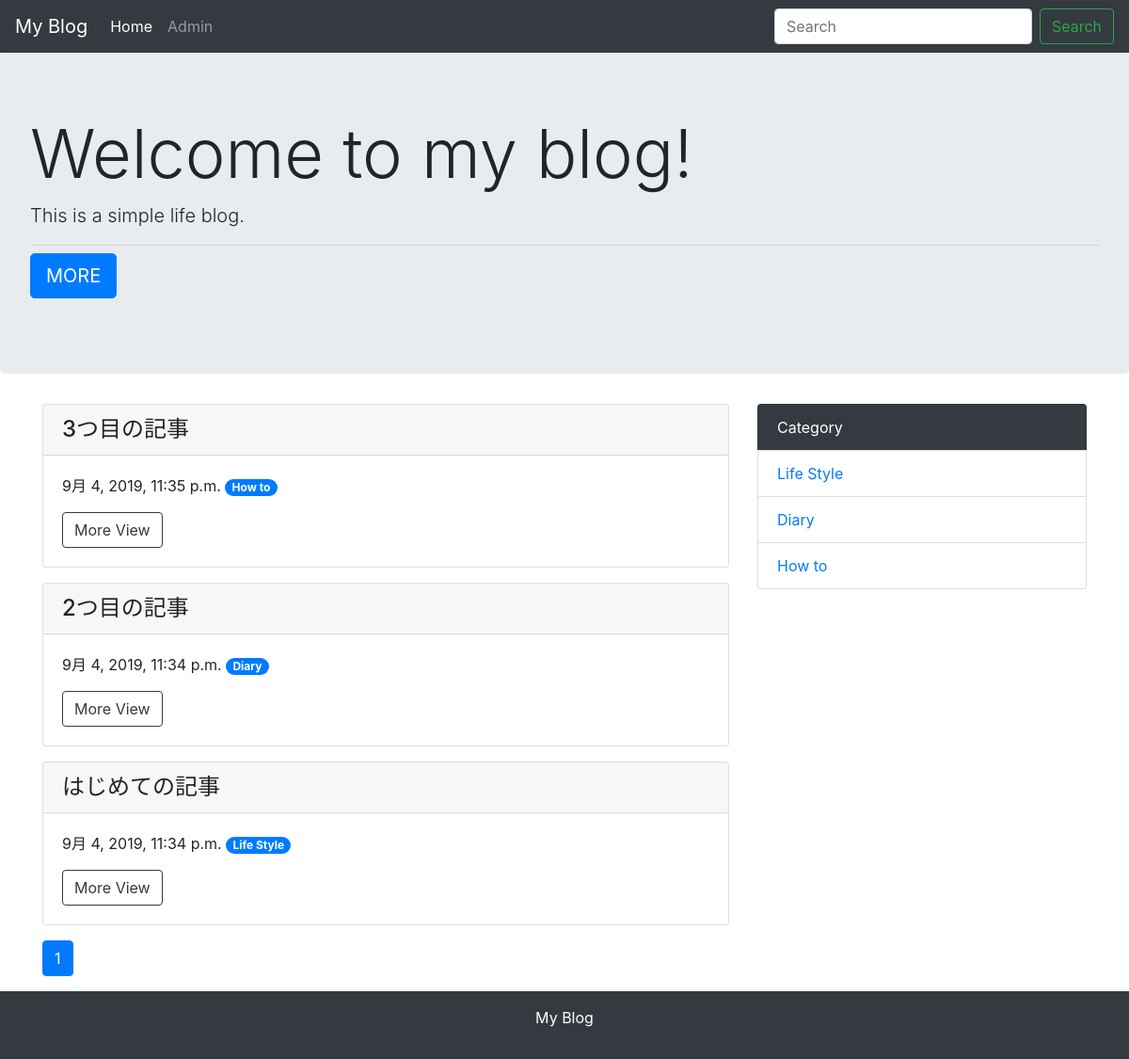
The app's page / (signed in) with its own data.
### blog/models.py (models this page shows, shortened)
class Post(models.Model):
    title = models.CharField('タイトル', max_length=150)
    text = models.TextField('本文')
    created_at = models.DateTimeField('作成日', default=timezone.now)
    category = models.ForeignKey(
        Category, verbose_name='カテゴリ', on_delete=models.PROTECT
    )

class Category(models.Model):
    name = models.CharField('カテゴリ名', max_length=150)
    def __str__(self):
        return self.name

### blog/views.py (the view)
# urls.py: path('', views.IndexView.as_view(), name='index'),
class IndexView(generic.ListView):
    model = Post
    paginate_by = 15
    def get_queryset(self):
        queryset = Post.objects.order_by('-created_at')
        keyword = self.request.GET.get('keyword')
        if keyword:
            queryset = queryset.filter(
                Q(title__icontains=keyword) | Q(text__icontains=keyword)
            )
        return queryset

### blog/context_processors.py (called while the page is built)
def common(request):
    context = {
        'category_list':Category.objects.all(),
    }
    return context

### blog/templatetags/mytag.py (called while the page is built)
@register.simple_tag
def url_replace(request, field, value):
    url_dict = request.GET.copy()
    url_dict[field] = value
    return url_dict.urlencode()

### blog/templates/blog/post_list.html
{% extends 'blog/base.html' %}
{% block content %}
{% for post in post_list %}
    <div class="card mb-3">
     <h4 class="card-header bg-gray">{{ post.title }}</h4>
      <div class="card-body">
        <p>{{ post.created_at }} <span class="badge badge-pill badge-primary">{{ post.category }}</span></p>
        <a href="{% url 'blog:detail' post.pk %}" class="btn btn-outline-dark">More View</a>
      </div>
    </div>
{% endfor %}
    {% include 'blog/page.html' %}
{% endblock %}

### blog/templates/blog/base.html (shortened to what this page needs)
<!doctype html>
<html lang="ja">
  <head>
    <link rel="stylesheet" href="https://maxcdn.bootstrapcdn.com/bootstrap/4.0.0-beta.2/css/bootstrap.min.css">
  </head>
  <body>
  <nav class="navbar navbar-expand-lg navbar-dark bg-dark">
  <a class="navbar-brand" href="{% url 'blog:index' %}">My Blog</a>
  <div class="collapse navbar-collapse" id="navbarSupportedContent">
    <ul class="navbar-nav mr-auto">
      <li class="nav-item active">
        <a class="nav-link" href="{% url 'blog:index' %}">Home <span class="sr-only">(current)</span></a>
      </li>
        {% if user.is_superuser %}
      <li class="nav-item">
        <a class="nav-link" href="{% url 'admin:index' %}">Admin</a>
      </li>
        {% endif %}
    </ul>
    <form class="form-inline my-2 my-lg-0" method="GET" action="{% url 'blog:index' %}">
      <input class="form-control mr-sm-2" type="text" placeholder="Search" aria-label="Search" name="keyword">
      <button class="btn btn-outline-success my-2 my-sm-0" type="submit">Search</button>
    </form>
  </div>
</nav>
<div class="jumbotron">
  <h1 class="display-3">Welcome to my blog!</h1>
  <p class="lead">This is a simple life blog.</p>
  <hr class="my-2">
  <p class="lead">
    <a class="btn btn-primary btn-lg" href="#!" role="button">MORE</a>
  </p>
</div>
  <div class="container">
      <div class="row">
          <div class="col-md-8">
                    {% block content %}
                    {% endblock %}
          </div>
          <div class="col-md-4">
            <ul class="list-group mb-3">
              <li class="list-group-item bg-dark text-white">Category</li>
              {% for category in category_list %}
                  <li class="list-group-item"><a href="{% url 'blog:category' category.pk %}">{{ category }}</a></li>
              {% endfor %}
            </ul>
          </div>
      </div>
  </div>
    <footer class="bg-dark text-white text-center py-3">
        <p>My Blog</p>
    </footer>
  </body>
</html>

### records on screen
Post: title "3つ目の記事", created_at "9月 4, 2019, 11:35 p.m.", category "How to"
Post: title "2つ目の記事", created_at "9月 4, 2019, 11:34 p.m.", category "Diary"
Post: title "はじめての記事", created_at "9月 4, 2019, 11:34 p.m.", category "Life Style"
Category: name "Life Style"
Category: name "Diary"
Category: name "How to"

### other values on screen
{{ link_page }} "1"
